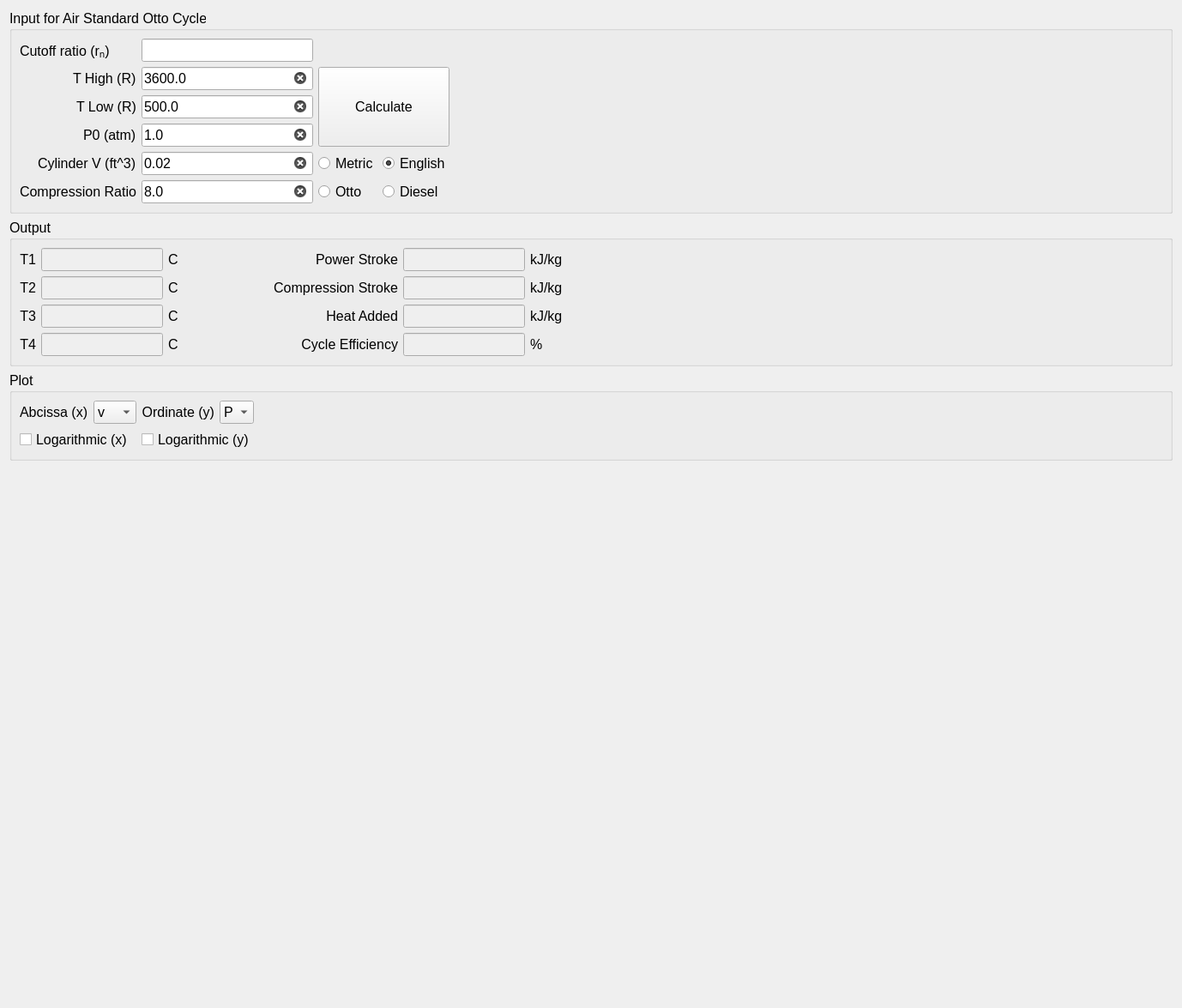
<?xml version="1.0" encoding="UTF-8"?>
<ui version="4.0">
 <class>Form</class>
 <widget class="QWidget" name="Form">
  <property name="geometry">
   <rect>
    <x>0</x>
    <y>0</y>
    <width>1378</width>
    <height>1175</height>
   </rect>
  </property>
  <property name="sizePolicy">
   <sizepolicy hsizetype="Preferred" vsizetype="Preferred">
    <horstretch>0</horstretch>
    <verstretch>0</verstretch>
   </sizepolicy>
  </property>
  <property name="windowTitle">
   <string>Form</string>
  </property>
  <layout class="QVBoxLayout" name="main_VerticalLayout">
   <item>
    <widget class="QGroupBox" name="gb_Input">
     <property name="sizePolicy">
      <sizepolicy hsizetype="Preferred" vsizetype="Fixed">
       <horstretch>0</horstretch>
       <verstretch>0</verstretch>
      </sizepolicy>
     </property>
     <property name="font">
      <font>
       <pointsize>12</pointsize>
      </font>
     </property>
     <property name="title">
      <string>Input for Air Standard Otto Cycle</string>
     </property>
     <layout class="QGridLayout" name="gridLayout">
      <item row="4" column="2">
       <widget class="QRadioButton" name="rdo_Metric">
        <property name="sizePolicy">
         <sizepolicy hsizetype="Fixed" vsizetype="Fixed">
          <horstretch>0</horstretch>
          <verstretch>0</verstretch>
         </sizepolicy>
        </property>
        <property name="font">
         <font>
          <pointsize>12</pointsize>
         </font>
        </property>
        <property name="text">
         <string>Metric</string>
        </property>
        <property name="checked">
         <bool>false</bool>
        </property>
       </widget>
      </item>
      <item row="5" column="0" alignment="Qt::AlignRight">
       <widget class="QLabel" name="lbl_CR">
        <property name="sizePolicy">
         <sizepolicy hsizetype="Fixed" vsizetype="Fixed">
          <horstretch>0</horstretch>
          <verstretch>0</verstretch>
         </sizepolicy>
        </property>
        <property name="font">
         <font>
          <pointsize>12</pointsize>
         </font>
        </property>
        <property name="text">
         <string>Compression Ratio</string>
        </property>
        <property name="textFormat">
         <enum>Qt::PlainText</enum>
        </property>
       </widget>
      </item>
      <item row="2" column="1">
       <widget class="QLineEdit" name="le_TLow">
        <property name="sizePolicy">
         <sizepolicy hsizetype="Preferred" vsizetype="Fixed">
          <horstretch>0</horstretch>
          <verstretch>0</verstretch>
         </sizepolicy>
        </property>
        <property name="maximumSize">
         <size>
          <width>200</width>
          <height>16777215</height>
         </size>
        </property>
        <property name="font">
         <font>
          <pointsize>12</pointsize>
         </font>
        </property>
        <property name="text">
         <string>500.0</string>
        </property>
        <property name="placeholderText">
         <string>enter a value for the high pressure isobar</string>
        </property>
        <property name="clearButtonEnabled">
         <bool>true</bool>
        </property>
       </widget>
      </item>
      <item row="4" column="4">
       <spacer name="horizontalSpacer_3">
        <property name="orientation">
         <enum>Qt::Horizontal</enum>
        </property>
        <property name="sizeHint" stdset="0">
         <size>
          <width>40</width>
          <height>20</height>
         </size>
        </property>
       </spacer>
      </item>
      <item row="5" column="2">
       <widget class="QRadioButton" name="rdo_Otto">
        <property name="text">
         <string>Otto</string>
        </property>
       </widget>
      </item>
      <item row="1" column="2" rowspan="3" colspan="2">
       <widget class="QPushButton" name="btn_Calculate">
        <property name="sizePolicy">
         <sizepolicy hsizetype="Minimum" vsizetype="Preferred">
          <horstretch>0</horstretch>
          <verstretch>0</verstretch>
         </sizepolicy>
        </property>
        <property name="font">
         <font>
          <pointsize>12</pointsize>
         </font>
        </property>
        <property name="text">
         <string>Calculate</string>
        </property>
       </widget>
      </item>
      <item row="1" column="1">
       <widget class="QLineEdit" name="le_THigh">
        <property name="sizePolicy">
         <sizepolicy hsizetype="Preferred" vsizetype="Fixed">
          <horstretch>0</horstretch>
          <verstretch>0</verstretch>
         </sizepolicy>
        </property>
        <property name="maximumSize">
         <size>
          <width>200</width>
          <height>16777215</height>
         </size>
        </property>
        <property name="font">
         <font>
          <pointsize>12</pointsize>
         </font>
        </property>
        <property name="text">
         <string>3600.0</string>
        </property>
        <property name="placeholderText">
         <string>enter a value for the high pressure isobar</string>
        </property>
        <property name="clearButtonEnabled">
         <bool>true</bool>
        </property>
       </widget>
      </item>
      <item row="1" column="0" alignment="Qt::AlignRight">
       <widget class="QLabel" name="lbl_THigh">
        <property name="sizePolicy">
         <sizepolicy hsizetype="Fixed" vsizetype="Fixed">
          <horstretch>0</horstretch>
          <verstretch>0</verstretch>
         </sizepolicy>
        </property>
        <property name="font">
         <font>
          <pointsize>12</pointsize>
         </font>
        </property>
        <property name="text">
         <string>T High (R)</string>
        </property>
       </widget>
      </item>
      <item row="4" column="1">
       <widget class="QLineEdit" name="le_V0">
        <property name="sizePolicy">
         <sizepolicy hsizetype="Preferred" vsizetype="Fixed">
          <horstretch>0</horstretch>
          <verstretch>0</verstretch>
         </sizepolicy>
        </property>
        <property name="maximumSize">
         <size>
          <width>200</width>
          <height>16777215</height>
         </size>
        </property>
        <property name="font">
         <font>
          <pointsize>12</pointsize>
         </font>
        </property>
        <property name="text">
         <string>0.02</string>
        </property>
        <property name="clearButtonEnabled">
         <bool>true</bool>
        </property>
       </widget>
      </item>
      <item row="3" column="1">
       <widget class="QLineEdit" name="le_P0">
        <property name="sizePolicy">
         <sizepolicy hsizetype="Preferred" vsizetype="Fixed">
          <horstretch>0</horstretch>
          <verstretch>0</verstretch>
         </sizepolicy>
        </property>
        <property name="maximumSize">
         <size>
          <width>200</width>
          <height>16777215</height>
         </size>
        </property>
        <property name="font">
         <font>
          <pointsize>12</pointsize>
         </font>
        </property>
        <property name="text">
         <string>1.0</string>
        </property>
        <property name="placeholderText">
         <string>enter a value for the low pressure isobar</string>
        </property>
        <property name="clearButtonEnabled">
         <bool>true</bool>
        </property>
       </widget>
      </item>
      <item row="5" column="1">
       <widget class="QLineEdit" name="le_CR">
        <property name="sizePolicy">
         <sizepolicy hsizetype="Expanding" vsizetype="Fixed">
          <horstretch>0</horstretch>
          <verstretch>0</verstretch>
         </sizepolicy>
        </property>
        <property name="maximumSize">
         <size>
          <width>200</width>
          <height>16777215</height>
         </size>
        </property>
        <property name="font">
         <font>
          <pointsize>12</pointsize>
         </font>
        </property>
        <property name="text">
         <string>8.0</string>
        </property>
        <property name="placeholderText">
         <string>turbine isentropic efficiency 0.0&lt;eta&lt;=1.0</string>
        </property>
        <property name="clearButtonEnabled">
         <bool>true</bool>
        </property>
       </widget>
      </item>
      <item row="5" column="3">
       <widget class="QRadioButton" name="rdo_Diesel">
        <property name="text">
         <string>Diesel</string>
        </property>
       </widget>
      </item>
      <item row="3" column="0" alignment="Qt::AlignRight">
       <widget class="QLabel" name="lbl_P0">
        <property name="sizePolicy">
         <sizepolicy hsizetype="Fixed" vsizetype="Fixed">
          <horstretch>0</horstretch>
          <verstretch>0</verstretch>
         </sizepolicy>
        </property>
        <property name="font">
         <font>
          <pointsize>12</pointsize>
         </font>
        </property>
        <property name="text">
         <string>P0 (atm)</string>
        </property>
       </widget>
      </item>
      <item row="4" column="0" alignment="Qt::AlignRight">
       <widget class="QLabel" name="lbl_V0">
        <property name="sizePolicy">
         <sizepolicy hsizetype="Fixed" vsizetype="Fixed">
          <horstretch>0</horstretch>
          <verstretch>0</verstretch>
         </sizepolicy>
        </property>
        <property name="font">
         <font>
          <pointsize>12</pointsize>
         </font>
        </property>
        <property name="text">
         <string>Cylinder V (ft^3)</string>
        </property>
       </widget>
      </item>
      <item row="4" column="3">
       <widget class="QRadioButton" name="rdo_English">
        <property name="sizePolicy">
         <sizepolicy hsizetype="Fixed" vsizetype="Fixed">
          <horstretch>0</horstretch>
          <verstretch>0</verstretch>
         </sizepolicy>
        </property>
        <property name="font">
         <font>
          <pointsize>12</pointsize>
         </font>
        </property>
        <property name="text">
         <string>English</string>
        </property>
        <property name="checked">
         <bool>true</bool>
        </property>
       </widget>
      </item>
      <item row="2" column="0" alignment="Qt::AlignRight">
       <widget class="QLabel" name="lbl_TLow">
        <property name="sizePolicy">
         <sizepolicy hsizetype="Fixed" vsizetype="Fixed">
          <horstretch>0</horstretch>
          <verstretch>0</verstretch>
         </sizepolicy>
        </property>
        <property name="font">
         <font>
          <pointsize>12</pointsize>
         </font>
        </property>
        <property name="text">
         <string>T Low (R)</string>
        </property>
       </widget>
      </item>
      <item row="0" column="0">
       <widget class="QLabel" name="lbl_CutoffRatio">
        <property name="text">
         <string>Cutoff ratio (rₙ)</string>
        </property>
       </widget>
      </item>
      <item row="0" column="1">
       <widget class="QLineEdit" name="le_CutoffRatio">
        <property name="maximumSize">
         <size>
          <width>200</width>
          <height>16777215</height>
         </size>
        </property>
       </widget>
      </item>
     </layout>
    </widget>
   </item>
   <item>
    <widget class="QGroupBox" name="gb_Output">
     <property name="sizePolicy">
      <sizepolicy hsizetype="MinimumExpanding" vsizetype="Fixed">
       <horstretch>0</horstretch>
       <verstretch>0</verstretch>
      </sizepolicy>
     </property>
     <property name="font">
      <font>
       <pointsize>12</pointsize>
      </font>
     </property>
     <property name="title">
      <string>Output</string>
     </property>
     <layout class="QGridLayout" name="grid_Output">
      <item row="4" column="0">
       <widget class="QLabel" name="label_7">
        <property name="sizePolicy">
         <sizepolicy hsizetype="Fixed" vsizetype="Fixed">
          <horstretch>0</horstretch>
          <verstretch>0</verstretch>
         </sizepolicy>
        </property>
        <property name="font">
         <font>
          <pointsize>12</pointsize>
         </font>
        </property>
        <property name="text">
         <string>T4</string>
        </property>
        <property name="alignment">
         <set>Qt::AlignRight|Qt::AlignTrailing|Qt::AlignVCenter</set>
        </property>
       </widget>
      </item>
      <item row="3" column="1">
       <widget class="QLineEdit" name="le_T3">
        <property name="enabled">
         <bool>false</bool>
        </property>
        <property name="sizePolicy">
         <sizepolicy hsizetype="Fixed" vsizetype="Fixed">
          <horstretch>0</horstretch>
          <verstretch>0</verstretch>
         </sizepolicy>
        </property>
        <property name="minimumSize">
         <size>
          <width>0</width>
          <height>0</height>
         </size>
        </property>
        <property name="maximumSize">
         <size>
          <width>200</width>
          <height>16777215</height>
         </size>
        </property>
        <property name="baseSize">
         <size>
          <width>150</width>
          <height>0</height>
         </size>
        </property>
        <property name="font">
         <font>
          <pointsize>12</pointsize>
         </font>
        </property>
       </widget>
      </item>
      <item row="4" column="1">
       <widget class="QLineEdit" name="le_T4">
        <property name="enabled">
         <bool>false</bool>
        </property>
        <property name="sizePolicy">
         <sizepolicy hsizetype="Fixed" vsizetype="Fixed">
          <horstretch>0</horstretch>
          <verstretch>0</verstretch>
         </sizepolicy>
        </property>
        <property name="minimumSize">
         <size>
          <width>0</width>
          <height>0</height>
         </size>
        </property>
        <property name="maximumSize">
         <size>
          <width>200</width>
          <height>16777215</height>
         </size>
        </property>
        <property name="baseSize">
         <size>
          <width>150</width>
          <height>0</height>
         </size>
        </property>
        <property name="font">
         <font>
          <pointsize>12</pointsize>
         </font>
        </property>
       </widget>
      </item>
      <item row="3" column="3" alignment="Qt::AlignRight">
       <widget class="QLabel" name="label_11">
        <property name="sizePolicy">
         <sizepolicy hsizetype="Fixed" vsizetype="Fixed">
          <horstretch>0</horstretch>
          <verstretch>0</verstretch>
         </sizepolicy>
        </property>
        <property name="font">
         <font>
          <pointsize>12</pointsize>
         </font>
        </property>
        <property name="text">
         <string>Heat Added</string>
        </property>
        <property name="alignment">
         <set>Qt::AlignRight|Qt::AlignTrailing|Qt::AlignVCenter</set>
        </property>
       </widget>
      </item>
      <item row="2" column="0">
       <widget class="QLabel" name="label_5">
        <property name="sizePolicy">
         <sizepolicy hsizetype="Fixed" vsizetype="Fixed">
          <horstretch>0</horstretch>
          <verstretch>0</verstretch>
         </sizepolicy>
        </property>
        <property name="font">
         <font>
          <pointsize>12</pointsize>
         </font>
        </property>
        <property name="text">
         <string>T2</string>
        </property>
        <property name="alignment">
         <set>Qt::AlignRight|Qt::AlignTrailing|Qt::AlignVCenter</set>
        </property>
       </widget>
      </item>
      <item row="2" column="1">
       <widget class="QLineEdit" name="le_T2">
        <property name="enabled">
         <bool>false</bool>
        </property>
        <property name="sizePolicy">
         <sizepolicy hsizetype="Fixed" vsizetype="Fixed">
          <horstretch>0</horstretch>
          <verstretch>0</verstretch>
         </sizepolicy>
        </property>
        <property name="minimumSize">
         <size>
          <width>0</width>
          <height>0</height>
         </size>
        </property>
        <property name="maximumSize">
         <size>
          <width>200</width>
          <height>16777215</height>
         </size>
        </property>
        <property name="baseSize">
         <size>
          <width>150</width>
          <height>0</height>
         </size>
        </property>
        <property name="font">
         <font>
          <pointsize>12</pointsize>
         </font>
        </property>
       </widget>
      </item>
      <item row="0" column="1">
       <widget class="QLineEdit" name="le_T1">
        <property name="enabled">
         <bool>false</bool>
        </property>
        <property name="sizePolicy">
         <sizepolicy hsizetype="Fixed" vsizetype="Fixed">
          <horstretch>0</horstretch>
          <verstretch>0</verstretch>
         </sizepolicy>
        </property>
        <property name="minimumSize">
         <size>
          <width>0</width>
          <height>0</height>
         </size>
        </property>
        <property name="maximumSize">
         <size>
          <width>200</width>
          <height>16777215</height>
         </size>
        </property>
        <property name="baseSize">
         <size>
          <width>150</width>
          <height>0</height>
         </size>
        </property>
        <property name="font">
         <font>
          <pointsize>12</pointsize>
         </font>
        </property>
       </widget>
      </item>
      <item row="0" column="4">
       <widget class="QLineEdit" name="le_PowerStroke">
        <property name="enabled">
         <bool>false</bool>
        </property>
        <property name="sizePolicy">
         <sizepolicy hsizetype="Fixed" vsizetype="Fixed">
          <horstretch>0</horstretch>
          <verstretch>0</verstretch>
         </sizepolicy>
        </property>
        <property name="minimumSize">
         <size>
          <width>0</width>
          <height>0</height>
         </size>
        </property>
        <property name="maximumSize">
         <size>
          <width>200</width>
          <height>16777215</height>
         </size>
        </property>
        <property name="baseSize">
         <size>
          <width>150</width>
          <height>0</height>
         </size>
        </property>
        <property name="font">
         <font>
          <pointsize>12</pointsize>
         </font>
        </property>
       </widget>
      </item>
      <item row="3" column="4">
       <widget class="QLineEdit" name="le_HeatAdded">
        <property name="enabled">
         <bool>false</bool>
        </property>
        <property name="sizePolicy">
         <sizepolicy hsizetype="Fixed" vsizetype="Fixed">
          <horstretch>0</horstretch>
          <verstretch>0</verstretch>
         </sizepolicy>
        </property>
        <property name="minimumSize">
         <size>
          <width>0</width>
          <height>0</height>
         </size>
        </property>
        <property name="maximumSize">
         <size>
          <width>200</width>
          <height>16777215</height>
         </size>
        </property>
        <property name="baseSize">
         <size>
          <width>150</width>
          <height>0</height>
         </size>
        </property>
        <property name="font">
         <font>
          <pointsize>12</pointsize>
         </font>
        </property>
       </widget>
      </item>
      <item row="0" column="2">
       <widget class="QLabel" name="lbl_T1Units">
        <property name="sizePolicy">
         <sizepolicy hsizetype="Fixed" vsizetype="Fixed">
          <horstretch>0</horstretch>
          <verstretch>0</verstretch>
         </sizepolicy>
        </property>
        <property name="baseSize">
         <size>
          <width>0</width>
          <height>0</height>
         </size>
        </property>
        <property name="font">
         <font>
          <pointsize>12</pointsize>
         </font>
        </property>
        <property name="text">
         <string>C</string>
        </property>
       </widget>
      </item>
      <item row="3" column="0">
       <widget class="QLabel" name="label_9">
        <property name="sizePolicy">
         <sizepolicy hsizetype="Fixed" vsizetype="Fixed">
          <horstretch>0</horstretch>
          <verstretch>0</verstretch>
         </sizepolicy>
        </property>
        <property name="font">
         <font>
          <pointsize>12</pointsize>
         </font>
        </property>
        <property name="text">
         <string>T3</string>
        </property>
        <property name="alignment">
         <set>Qt::AlignRight|Qt::AlignTrailing|Qt::AlignVCenter</set>
        </property>
       </widget>
      </item>
      <item row="0" column="3" alignment="Qt::AlignRight">
       <widget class="QLabel" name="label_14">
        <property name="sizePolicy">
         <sizepolicy hsizetype="Fixed" vsizetype="Fixed">
          <horstretch>0</horstretch>
          <verstretch>0</verstretch>
         </sizepolicy>
        </property>
        <property name="font">
         <font>
          <pointsize>12</pointsize>
         </font>
        </property>
        <property name="text">
         <string>Power Stroke</string>
        </property>
        <property name="alignment">
         <set>Qt::AlignRight|Qt::AlignTrailing|Qt::AlignVCenter</set>
        </property>
       </widget>
      </item>
      <item row="0" column="0">
       <widget class="QLabel" name="label_2">
        <property name="sizePolicy">
         <sizepolicy hsizetype="Fixed" vsizetype="Fixed">
          <horstretch>0</horstretch>
          <verstretch>0</verstretch>
         </sizepolicy>
        </property>
        <property name="font">
         <font>
          <pointsize>12</pointsize>
         </font>
        </property>
        <property name="focusPolicy">
         <enum>Qt::WheelFocus</enum>
        </property>
        <property name="text">
         <string>T1</string>
        </property>
        <property name="alignment">
         <set>Qt::AlignRight|Qt::AlignTrailing|Qt::AlignVCenter</set>
        </property>
       </widget>
      </item>
      <item row="4" column="3" alignment="Qt::AlignRight">
       <widget class="QLabel" name="label_10">
        <property name="sizePolicy">
         <sizepolicy hsizetype="Fixed" vsizetype="Fixed">
          <horstretch>0</horstretch>
          <verstretch>0</verstretch>
         </sizepolicy>
        </property>
        <property name="minimumSize">
         <size>
          <width>250</width>
          <height>0</height>
         </size>
        </property>
        <property name="font">
         <font>
          <pointsize>12</pointsize>
         </font>
        </property>
        <property name="text">
         <string>Cycle Efficiency</string>
        </property>
        <property name="alignment">
         <set>Qt::AlignRight|Qt::AlignTrailing|Qt::AlignVCenter</set>
        </property>
       </widget>
      </item>
      <item row="0" column="5">
       <widget class="QLabel" name="lbl_PowerStrokeUnits">
        <property name="sizePolicy">
         <sizepolicy hsizetype="Fixed" vsizetype="Fixed">
          <horstretch>0</horstretch>
          <verstretch>0</verstretch>
         </sizepolicy>
        </property>
        <property name="font">
         <font>
          <pointsize>12</pointsize>
         </font>
        </property>
        <property name="text">
         <string>kJ/kg</string>
        </property>
       </widget>
      </item>
      <item row="4" column="2">
       <widget class="QLabel" name="lbl_T4Units">
        <property name="sizePolicy">
         <sizepolicy hsizetype="Fixed" vsizetype="Fixed">
          <horstretch>0</horstretch>
          <verstretch>0</verstretch>
         </sizepolicy>
        </property>
        <property name="baseSize">
         <size>
          <width>0</width>
          <height>0</height>
         </size>
        </property>
        <property name="font">
         <font>
          <pointsize>12</pointsize>
         </font>
        </property>
        <property name="text">
         <string>C</string>
        </property>
       </widget>
      </item>
      <item row="3" column="2">
       <widget class="QLabel" name="lbl_T3Units">
        <property name="sizePolicy">
         <sizepolicy hsizetype="Fixed" vsizetype="Fixed">
          <horstretch>0</horstretch>
          <verstretch>0</verstretch>
         </sizepolicy>
        </property>
        <property name="baseSize">
         <size>
          <width>0</width>
          <height>0</height>
         </size>
        </property>
        <property name="font">
         <font>
          <pointsize>12</pointsize>
         </font>
        </property>
        <property name="text">
         <string>C</string>
        </property>
       </widget>
      </item>
      <item row="4" column="5">
       <widget class="QLabel" name="label_12">
        <property name="sizePolicy">
         <sizepolicy hsizetype="Fixed" vsizetype="Fixed">
          <horstretch>0</horstretch>
          <verstretch>0</verstretch>
         </sizepolicy>
        </property>
        <property name="font">
         <font>
          <pointsize>12</pointsize>
         </font>
        </property>
        <property name="text">
         <string>%</string>
        </property>
       </widget>
      </item>
      <item row="4" column="4">
       <widget class="QLineEdit" name="le_Efficiency">
        <property name="enabled">
         <bool>false</bool>
        </property>
        <property name="sizePolicy">
         <sizepolicy hsizetype="Fixed" vsizetype="Fixed">
          <horstretch>0</horstretch>
          <verstretch>0</verstretch>
         </sizepolicy>
        </property>
        <property name="minimumSize">
         <size>
          <width>0</width>
          <height>0</height>
         </size>
        </property>
        <property name="maximumSize">
         <size>
          <width>200</width>
          <height>16777215</height>
         </size>
        </property>
        <property name="baseSize">
         <size>
          <width>150</width>
          <height>0</height>
         </size>
        </property>
        <property name="font">
         <font>
          <pointsize>12</pointsize>
         </font>
        </property>
       </widget>
      </item>
      <item row="3" column="6">
       <spacer name="horizontalSpacer_2">
        <property name="orientation">
         <enum>Qt::Horizontal</enum>
        </property>
        <property name="sizeHint" stdset="0">
         <size>
          <width>40</width>
          <height>20</height>
         </size>
        </property>
       </spacer>
      </item>
      <item row="3" column="5">
       <widget class="QLabel" name="lbl_HeatInUnits">
        <property name="sizePolicy">
         <sizepolicy hsizetype="Fixed" vsizetype="Fixed">
          <horstretch>0</horstretch>
          <verstretch>0</verstretch>
         </sizepolicy>
        </property>
        <property name="font">
         <font>
          <pointsize>12</pointsize>
         </font>
        </property>
        <property name="text">
         <string>kJ/kg</string>
        </property>
       </widget>
      </item>
      <item row="2" column="5">
       <widget class="QLabel" name="lbl_CompressionStrokeUnits">
        <property name="sizePolicy">
         <sizepolicy hsizetype="Fixed" vsizetype="Fixed">
          <horstretch>0</horstretch>
          <verstretch>0</verstretch>
         </sizepolicy>
        </property>
        <property name="font">
         <font>
          <pointsize>12</pointsize>
         </font>
        </property>
        <property name="text">
         <string>kJ/kg</string>
        </property>
       </widget>
      </item>
      <item row="2" column="2">
       <widget class="QLabel" name="lbl_T2Units">
        <property name="sizePolicy">
         <sizepolicy hsizetype="Fixed" vsizetype="Fixed">
          <horstretch>0</horstretch>
          <verstretch>0</verstretch>
         </sizepolicy>
        </property>
        <property name="baseSize">
         <size>
          <width>0</width>
          <height>0</height>
         </size>
        </property>
        <property name="font">
         <font>
          <pointsize>12</pointsize>
         </font>
        </property>
        <property name="text">
         <string>C</string>
        </property>
       </widget>
      </item>
      <item row="2" column="4">
       <widget class="QLineEdit" name="le_CompressionStroke">
        <property name="enabled">
         <bool>false</bool>
        </property>
        <property name="sizePolicy">
         <sizepolicy hsizetype="Fixed" vsizetype="Fixed">
          <horstretch>0</horstretch>
          <verstretch>0</verstretch>
         </sizepolicy>
        </property>
        <property name="minimumSize">
         <size>
          <width>0</width>
          <height>0</height>
         </size>
        </property>
        <property name="maximumSize">
         <size>
          <width>200</width>
          <height>16777215</height>
         </size>
        </property>
        <property name="baseSize">
         <size>
          <width>150</width>
          <height>0</height>
         </size>
        </property>
        <property name="font">
         <font>
          <pointsize>12</pointsize>
         </font>
        </property>
       </widget>
      </item>
      <item row="2" column="3" alignment="Qt::AlignRight">
       <widget class="QLabel" name="label_15">
        <property name="sizePolicy">
         <sizepolicy hsizetype="Fixed" vsizetype="Fixed">
          <horstretch>0</horstretch>
          <verstretch>0</verstretch>
         </sizepolicy>
        </property>
        <property name="font">
         <font>
          <pointsize>12</pointsize>
         </font>
        </property>
        <property name="text">
         <string>Compression Stroke</string>
        </property>
        <property name="alignment">
         <set>Qt::AlignRight|Qt::AlignTrailing|Qt::AlignVCenter</set>
        </property>
       </widget>
      </item>
     </layout>
    </widget>
   </item>
   <item>
    <widget class="QGroupBox" name="gb_Plot">
     <property name="sizePolicy">
      <sizepolicy hsizetype="MinimumExpanding" vsizetype="Fixed">
       <horstretch>0</horstretch>
       <verstretch>0</verstretch>
      </sizepolicy>
     </property>
     <property name="font">
      <font>
       <pointsize>12</pointsize>
      </font>
     </property>
     <property name="title">
      <string>Plot</string>
     </property>
     <layout class="QGridLayout" name="grid_Plot">
      <item row="0" column="4">
       <spacer name="horizontalSpacer">
        <property name="orientation">
         <enum>Qt::Horizontal</enum>
        </property>
        <property name="sizeHint" stdset="0">
         <size>
          <width>40</width>
          <height>20</height>
         </size>
        </property>
       </spacer>
      </item>
      <item row="0" column="3">
       <widget class="QComboBox" name="cmb_Ordinate">
        <property name="maximumSize">
         <size>
          <width>50</width>
          <height>16777215</height>
         </size>
        </property>
        <property name="currentIndex">
         <number>0</number>
        </property>
        <item>
         <property name="text">
          <string>P</string>
         </property>
        </item>
        <item>
         <property name="text">
          <string>T</string>
         </property>
        </item>
        <item>
         <property name="text">
          <string>u</string>
         </property>
        </item>
        <item>
         <property name="text">
          <string>h</string>
         </property>
        </item>
        <item>
         <property name="text">
          <string>s</string>
         </property>
        </item>
        <item>
         <property name="text">
          <string>v</string>
         </property>
        </item>
       </widget>
      </item>
      <item row="0" column="0">
       <widget class="QLabel" name="lbl_Abcissa">
        <property name="maximumSize">
         <size>
          <width>150</width>
          <height>16777215</height>
         </size>
        </property>
        <property name="text">
         <string>Abcissa (x)</string>
        </property>
       </widget>
      </item>
      <item row="0" column="2">
       <widget class="QLabel" name="lbl_Ordinate">
        <property name="maximumSize">
         <size>
          <width>150</width>
          <height>16777215</height>
         </size>
        </property>
        <property name="text">
         <string>Ordinate (y)</string>
        </property>
        <property name="alignment">
         <set>Qt::AlignRight|Qt::AlignTrailing|Qt::AlignVCenter</set>
        </property>
       </widget>
      </item>
      <item row="1" column="0" colspan="2">
       <widget class="QCheckBox" name="chk_LogAbcissa">
        <property name="text">
         <string>Logarithmic (x)</string>
        </property>
       </widget>
      </item>
      <item row="1" column="2" colspan="2">
       <widget class="QCheckBox" name="chk_LogOrdinate">
        <property name="text">
         <string>Logarithmic (y)</string>
        </property>
       </widget>
      </item>
      <item row="0" column="1">
       <widget class="QComboBox" name="cmb_Abcissa">
        <property name="sizePolicy">
         <sizepolicy hsizetype="MinimumExpanding" vsizetype="Fixed">
          <horstretch>0</horstretch>
          <verstretch>0</verstretch>
         </sizepolicy>
        </property>
        <property name="maximumSize">
         <size>
          <width>50</width>
          <height>16777215</height>
         </size>
        </property>
        <property name="currentText">
         <string>v</string>
        </property>
        <property name="currentIndex">
         <number>5</number>
        </property>
        <item>
         <property name="text">
          <string>P</string>
         </property>
        </item>
        <item>
         <property name="text">
          <string>T</string>
         </property>
        </item>
        <item>
         <property name="text">
          <string>u</string>
         </property>
        </item>
        <item>
         <property name="text">
          <string>h</string>
         </property>
        </item>
        <item>
         <property name="text">
          <string>s</string>
         </property>
        </item>
        <item>
         <property name="text">
          <string>v</string>
         </property>
        </item>
       </widget>
      </item>
     </layout>
    </widget>
   </item>
   <item>
    <spacer name="verticalSpacer">
     <property name="orientation">
      <enum>Qt::Vertical</enum>
     </property>
     <property name="sizeHint" stdset="0">
      <size>
       <width>20</width>
       <height>40</height>
      </size>
     </property>
    </spacer>
   </item>
  </layout>
 </widget>
 <resources/>
 <connections/>
</ui>
